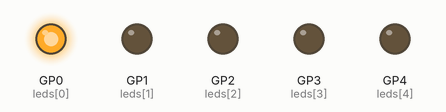
A program run on a simulated Raspberry Pi Pico running MicroPython. Parts: output pins drawn as LEDs (lit = HIGH).

Above: at 0.2 s.
At 1.6 s:
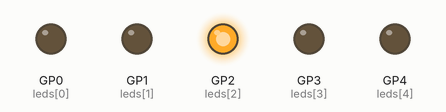
At 2.3 s:
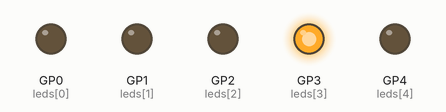
At 3.4 s:
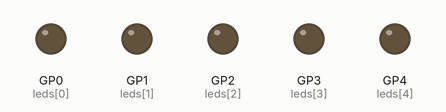
At 4.4 s:
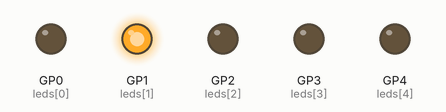
At 6.5 s:
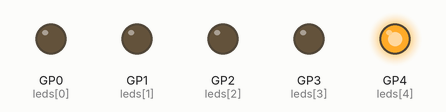
Timing chart, 0 to 8.1 s (numbered marks = the images above):
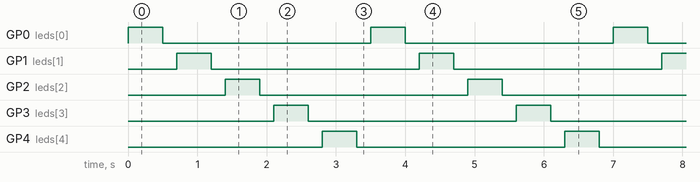

The program:

test.py
```python
from machine import Pin
import time

# Define LED pins
leds = [
    Pin(0, Pin.OUT),  # GP0
    Pin(1, Pin.OUT),  # GP2
    Pin(2, Pin.OUT),  # GP4
    Pin(3, Pin.OUT),  # GP5
    Pin(4, Pin.OUT)   # GP6
]

# Test function to light each LED in sequence
def test_sequence():
    while True:
        # Light each LED one by one
        for led in leds:
            led.value(1)
            time.sleep(0.5)
            led.value(0)
            time.sleep(0.2)

# Run the test
test_sequence()
```

Measured:
- by itself, GP0 (leds[0]), GP1 (leds[1]), GP2 (leds[2]), GP3 (leds[3]), GP4 (leds[4]): alternates HIGH for 0.50 s and LOW for 3.0 s
- by itself, everything shown: repeats every 3.5 s, in 10 steps
